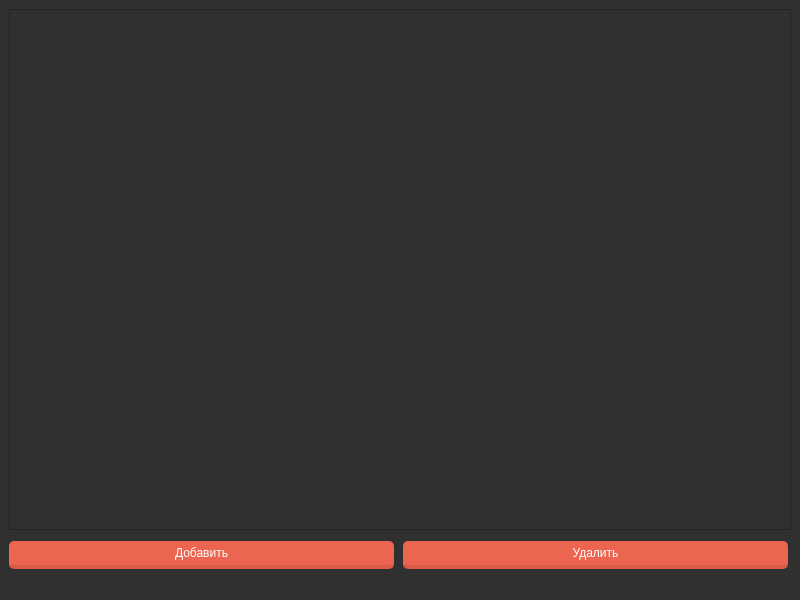
<?xml version="1.0" encoding="UTF-8"?>
<ui version="4.0">
 <class>MainWindow</class>
 <widget class="QMainWindow" name="MainWindow">
  <property name="geometry">
   <rect>
    <x>0</x>
    <y>0</y>
    <width>800</width>
    <height>600</height>
   </rect>
  </property>
  <property name="windowTitle">
   <string>Weight record table</string>
  </property>
  <property name="styleSheet">
   <string notr="true">background-color: rgb(48, 48, 48);</string>
  </property>
  <widget class="QWidget" name="centralwidget">
   <property name="styleSheet">
    <string notr="true"/>
   </property>
   <layout class="QGridLayout" name="gridLayout">
    <item row="2" column="1">
     <widget class="QPushButton" name="pushButton_2">
      <property name="styleSheet">
       <string notr="true">float:right;
margin-right:3%;
margin-top:5px;
border-radius:5px;
-moz-border-radius:5px;
-webkit-border-radius:5px;
padding:5px 9px;
front-size:1.2em;
background-color:rgba(236,101,80,1);
text-shadow:#454545 0 0 2px;
border-bottom: 4px solid  rgba(217, 91, 72, 1);
color: white;
font-family: 'Roboto Slab', serif;</string>
      </property>
      <property name="text">
       <string>Удалить</string>
      </property>
     </widget>
    </item>
    <item row="2" column="0">
     <widget class="QPushButton" name="pushButton">
      <property name="styleSheet">
       <string notr="true">float:right;
margin-right:3%;
margin-top:5px;
border-radius:5px;
-moz-border-radius:5px;
-webkit-border-radius:5px;
padding:5px 9px;
front-size:1.2em;
background-color:rgba(236,101,80,1);
text-shadow:#454545 0 0 2px;
border-bottom: 4px solid  rgba(217, 91, 72, 1);
color: white;
font-family: 'Roboto Slab', serif;
</string>
      </property>
      <property name="text">
       <string>Добавить</string>
      </property>
     </widget>
    </item>
    <item row="1" column="0" colspan="2">
     <widget class="QTableView" name="tableView">
      <property name="styleSheet">
       <string notr="true">QTableView {
color:white;
gridline-color:black;
border-color:black;
font:10px;
}
QHeaderViev::section {
bacground-color:black;
color:white;
height:35px;
font:14px;
}
QTableView::item:focus{
border:2px solid black;
bacground-color:black;
}
QScrollBar:vertical{
bacground:black;
}
QScrollBar::handle:horizontal{
bacground:black;
}
QScrollBar::handle:vertical{
bacground:black;
}
QScrollBar:horizontal{
bacground:black;
}
</string>
      </property>
     </widget>
    </item>
   </layout>
  </widget>
  <widget class="QMenuBar" name="menubar">
   <property name="geometry">
    <rect>
     <x>0</x>
     <y>0</y>
     <width>800</width>
     <height>21</height>
    </rect>
   </property>
  </widget>
  <widget class="QStatusBar" name="statusbar"/>
 </widget>
 <resources/>
 <connections/>
</ui>
